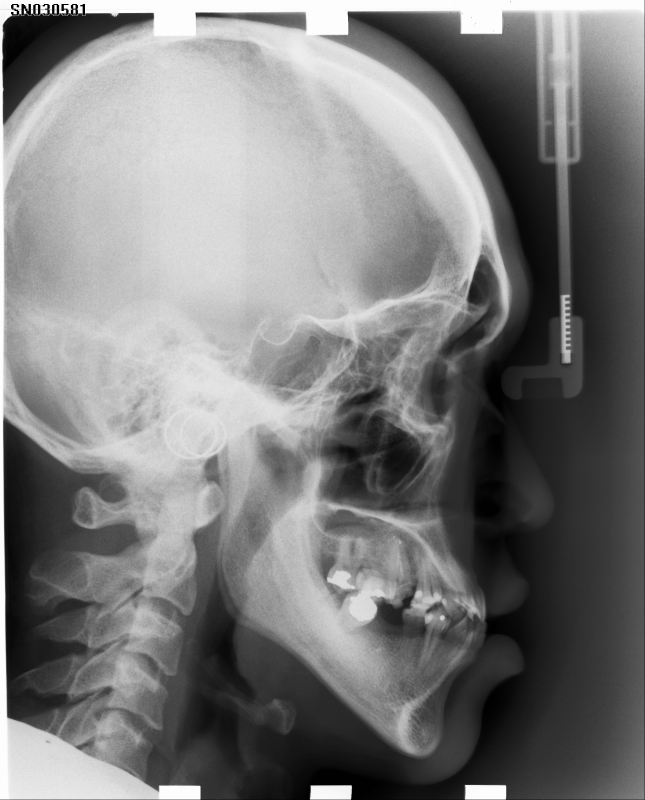
#> input picture xrayjpg/001.jpg, 1935 x 2400 px, found by its file name (shown at 1/3 size); its folder holds 4 pictures in this run
$ python img_processing.py
#> lines starting #> are read from the running program, lines starting #| are printed output that depends on the picture
#import library
import cv2
import numpy as np

#add edge to the image function
def addEdge(img_path):
    img = cv2.imread(img_path, cv2.IMREAD_UNCHANGED)
#> img is the input picture: shape (2400, 1935); min 0, max 255, mean 124.1

    #if the image is rgb the image is converted from rgb to gray
    if np.ndim(img) == 3:
        img = cv2.cvtColor(img, cv2.COLOR_BGR2GRAY)

    #define image size and edge size
    height=2400
    weight=2808
    edge_size = int((weight - img.shape[1])/2)
#> edge_size = 436

    #create edge
    edge = np.zeros((height, edge_size), np.uint8)

    #concanete edges and image
    image = np.concatenate((edge,img,edge),axis=1)
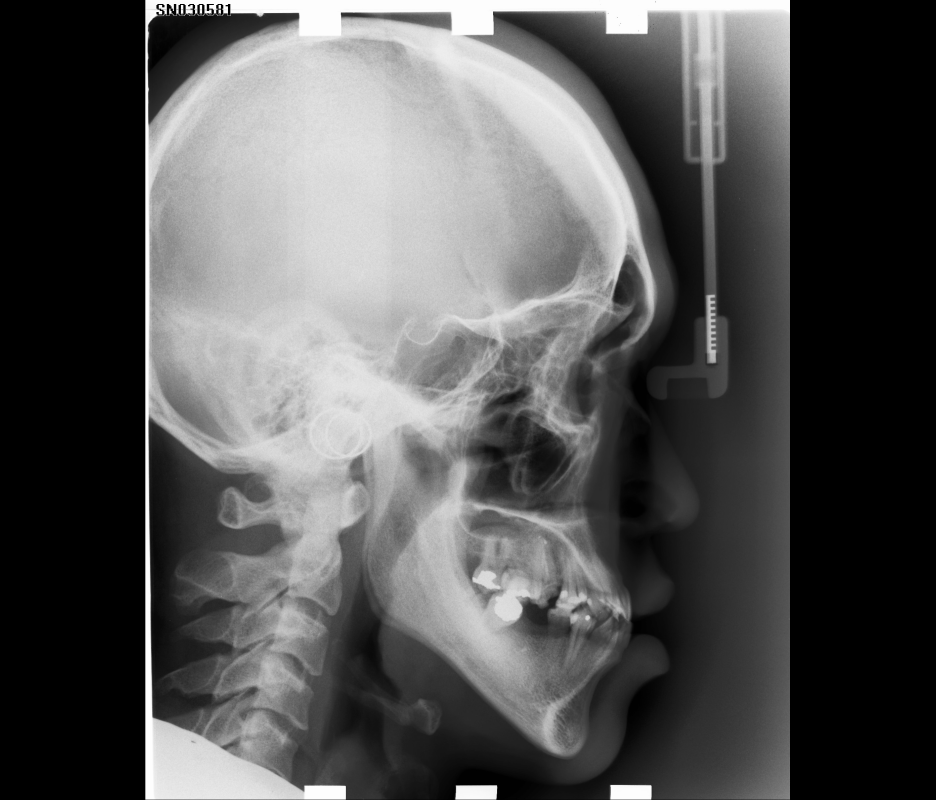
#> image: shape (2400, 2807) (shown at 1/3 size); min 0, max 255, mean 85.5

    #return to refined image
    return image


#for loop to processing all image
for i in range(1,11):
    number = "00{}".format(i)
    if i >= 10:
        number = "0{}".format(i)

    #image path
    img_path = 'C://Users//halil//Desktop//opencv//xrayjpg//{}.jpg'.format(number)
    #image save path
    save_path = "C://Users//halil//Desktop//opencv//refined-xrayjpg//{}.jpg".format(number)

    #refined image
    image = addEdge(img_path)

    #Saved to refined image
    cv2.imwrite(save_path, image)
    cv2.waitKey(0)
    cv2.destroyAllWindows()
#> pass 2 of the loop `for i in range(1,11):`:
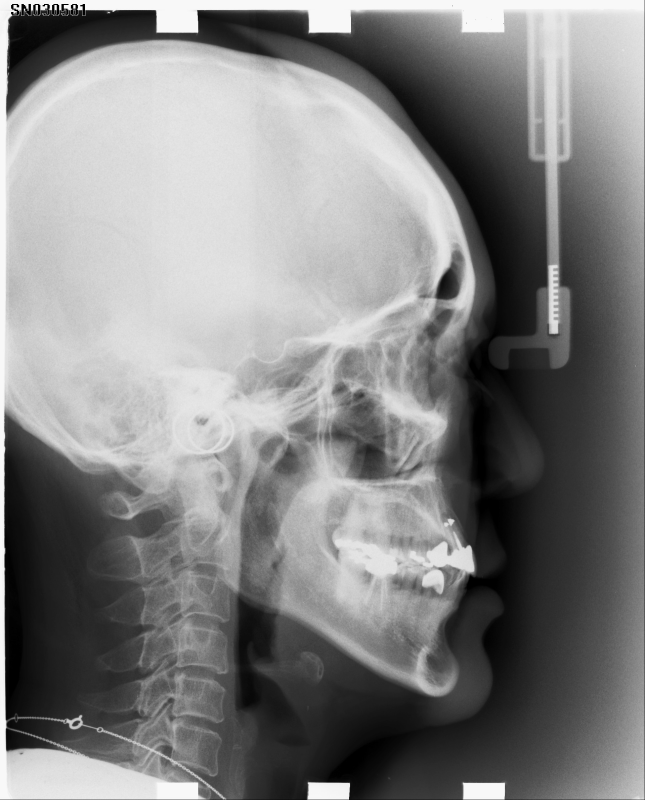
#> input picture xrayjpg/002.jpg, 1935 x 2400 px, found by its file name (shown at 1/3 size)
#> in addEdge, img is the input picture: shape (2400, 1935); min 0, max 255, mean 130.3
#> in addEdge (call 2), `image = np.concatenate((edge,img,edge),axis=1)`:
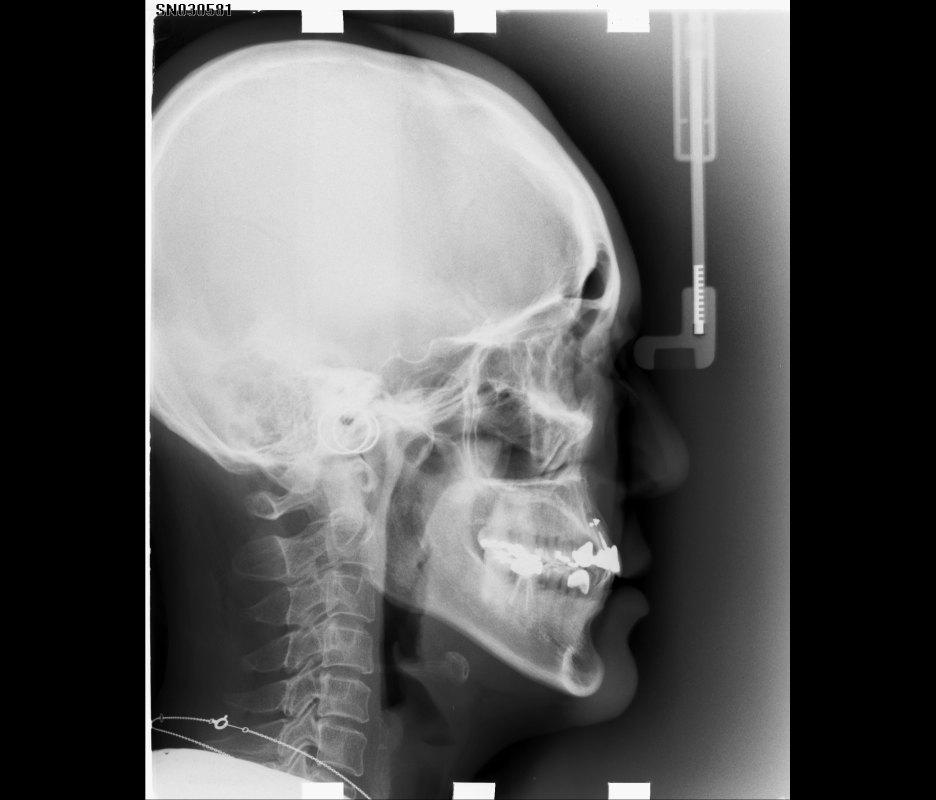
#> image: shape (2400, 2807) (shown at 1/3 size); min 0, max 255, mean 89.9
#> pass 3 of the loop `for i in range(1,11):`:
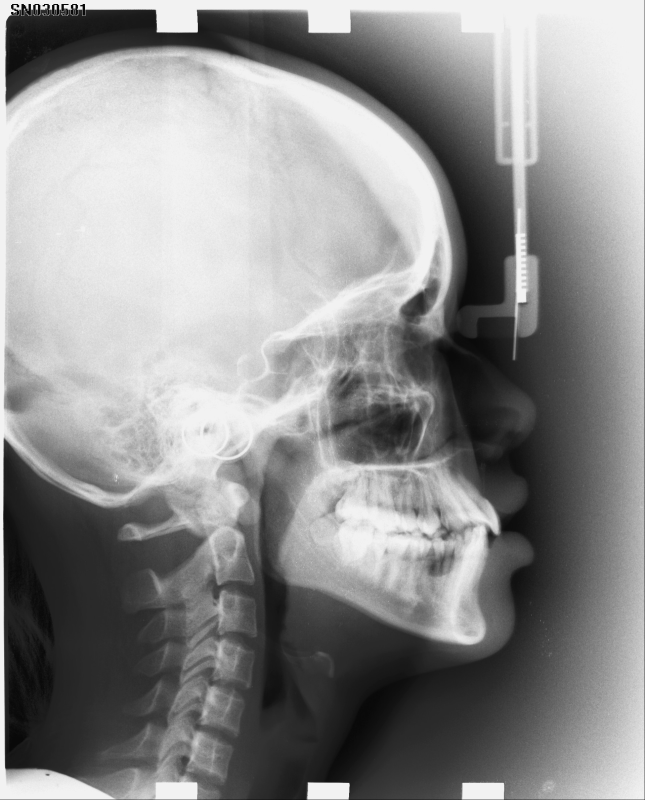
#> input picture xrayjpg/003.jpg, 1935 x 2400 px, found by its file name (shown at 1/3 size)
#> in addEdge, img is the input picture: shape (2400, 1935); min 0, max 255, mean 141.5
#> in addEdge (call 3), `image = np.concatenate((edge,img,edge),axis=1)`:
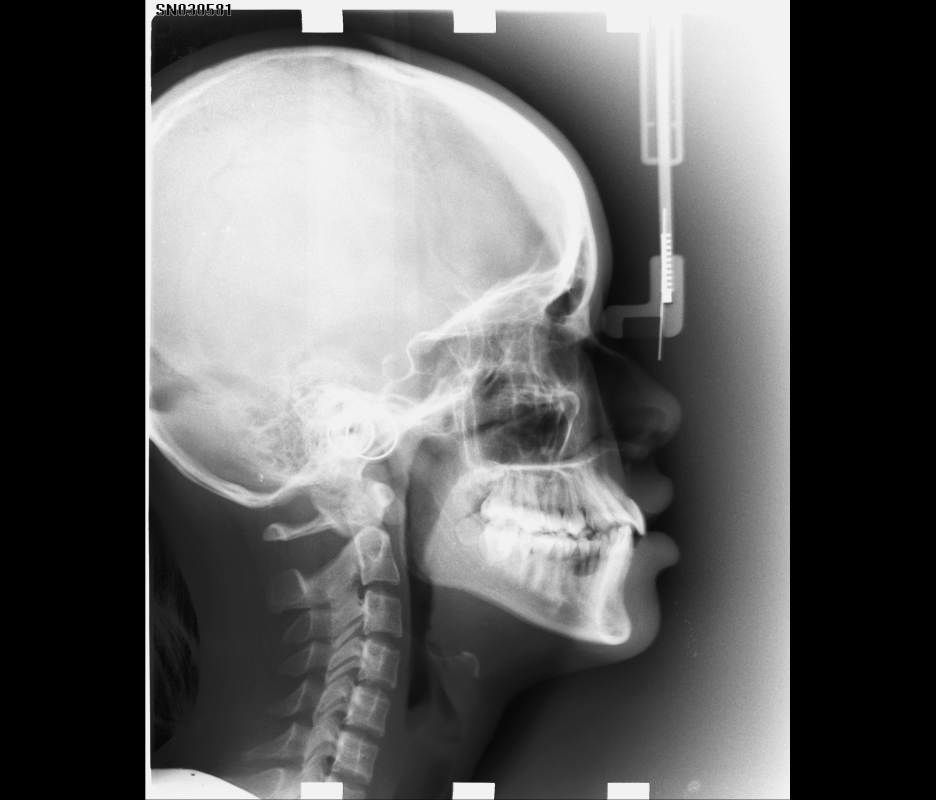
#> image: shape (2400, 2807) (shown at 1/3 size); min 0, max 255, mean 97.6
#> (the run stopped early here; a loop or call above may not have finished)
